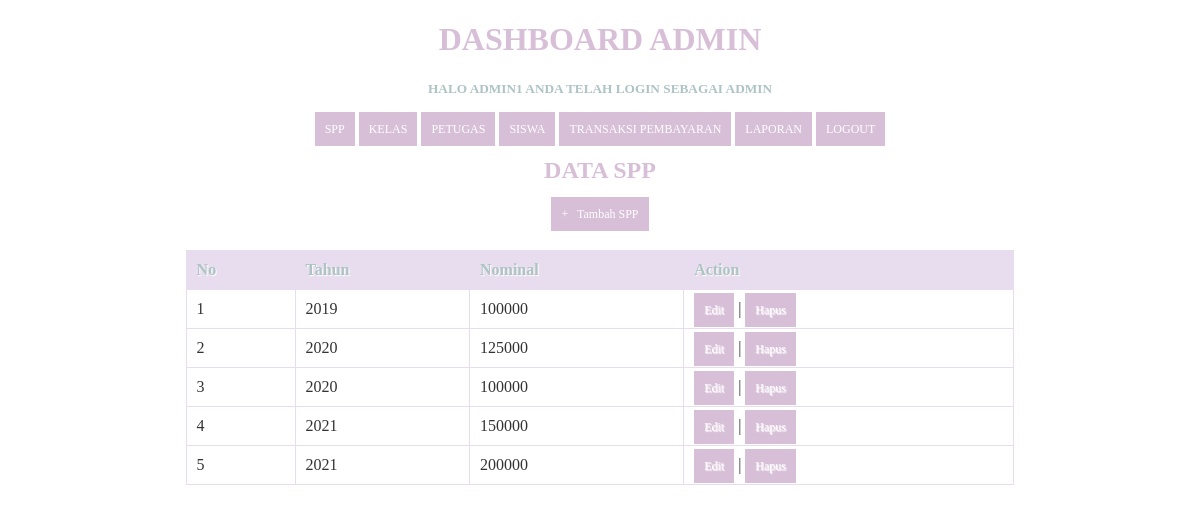
Screenshot of /spp.php (signed in) with the database file from the repository.
### tables this page shows
CREATE TABLE `spp` (
  `id_spp` int(11) NOT NULL,
  `tahun` int(11) NOT NULL,
  `nominal` int(11) NOT NULL
);

### spp.php (the view, shortened to what this page needs)
<!DOCTYPE html>
<html>
  <head>
  </head>
<body>
	<?php
  include ('header.php');
?>
    <center><h2>Data SPP</h2><center>
    <center><a href="tambah_spp.php">+ &nbsp; Tambah SPP</a><center>
    <br>
    <table>
      <thead>
        <tr>
          <th>No</th>
          <th>Tahun</th>
          <th>Nominal</th>
          <th>Action</th>
        </tr>
    </thead>
    <tbody>
      <?php
        if (isset($_POST['kata_kunci'])) {
            $kata_kunci=trim($_POST['kata_kunci']);
            $query="select * from spp where id_spp like '%".$kata_kunci."%' or tahun like '%".$kata_kunci."%' or nominal like '%".$kata_kunci."%' order by tahun asc";
        }else {
            $query="select * from spp order by tahun asc";
        }
      $result = mysqli_query($koneksi, $query);
      $no = 1;
      while($row = mysqli_fetch_assoc($result))
      {
      ?>
       <tr>
          <td><?php echo $no; ?></td>
          <td><?php echo $row['tahun']; ?></td>
          <td><?php echo substr($row['nominal'], 0, 20); ?></td>
          <td>
              <a href="edit_spp.php?id=<?php echo $row['id_spp']; ?>">Edit</a> |
              <a href="proses_hapusspp.php?id=<?php echo $row['id_spp']; ?>" onClick="return confirm('Anda yakin akan menghapus data ini?')">Hapus</a>
          </td>
      </tr>
      <?php
        $no++;
      }
      ?>
    </tbody>
    </table>
</body>
</html>

### spp.php (style rules this page uses)
* { font-family: "Trebuchet MS"; }
h2 { text-transform: uppercase; color: thistle; }
table { border: solid 1px #DDEEEE; border-collapse: collapse; border-spacing: 0; width: 70%; margin: 10px auto 10px auto; }
table thead th { background-color: #DDEFEF; border: solid 1px #DDEEEE; color: #336B6B; padding: 10px; text-align: left; text-shadow: 1px 1px 1px #fff; text-decoration: none; }
table tbody td { border: solid 1px #DDEEEE; color: #333; padding: 10px; text-shadow: 1px 1px 1px #fff; }
a { background-color: thistle; color: #fff; padding: 10px; text-decoration: none; font-size: 12px; }

### header.php (style rules this page uses)
* { font-family: "Trebuchet MS"; }
table { border: solid 1px #E8DDEE; border-collapse: collapse; border-spacing: 0; width: 70%; margin: 10px auto 10px auto; }
table thead th { background-color: #E8DDEE; border: solid 1px #E8DDEE; color: #ADC3C4; padding: 10px; text-align: left; text-shadow: 1px 1px 1px #fff; text-decoration: none; }
table tbody td { border: solid 1px #E8DDEE; color: #333; padding: 10px; text-shadow: 1px 1px 1px #fff; }
a { background-color: thistle; color: #fff; padding: 10px; text-decoration: none; font-size: 12px; }

### rows the page displays
spp: tahun "2019", nominal "100000"
spp: tahun "2020", nominal "125000"
spp: tahun "2020", nominal "100000"
spp: tahun "2021", nominal "150000"
spp: tahun "2021", nominal "200000"

### other values shown
$_SESSION['username'] "ADMIN1"
$_SESSION['level'] "ADMIN"
